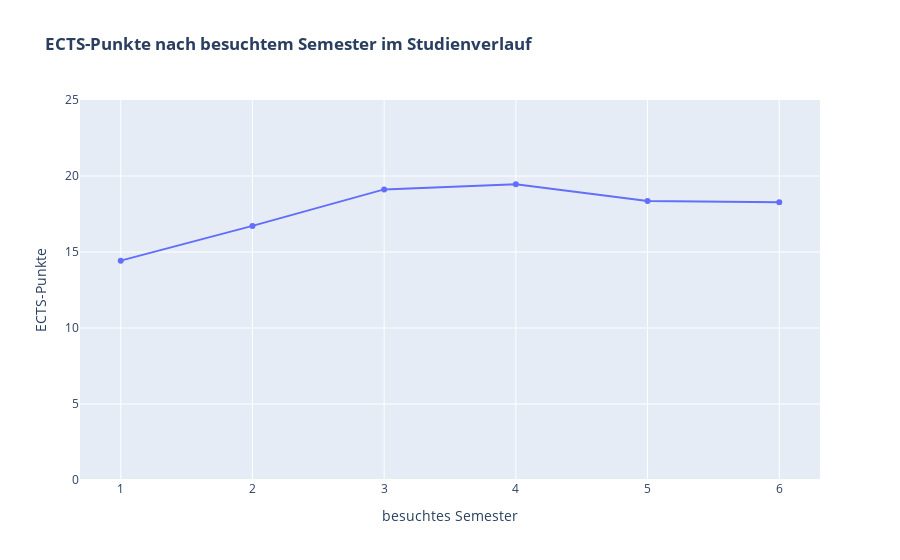

This figure's notebook cell:
### Code cell
max_semester = 6
chosen_measure = "mean"
name_of_study = "BA; PPP"

dff = df[df["besuchtesSemester"] <= max_semester]
dff = dff[dff["STUDBEZ_kompakt"] == name_of_study]

# plot
fig = px.line(dff, 
                x="besuchtesSemester", 
                y=chosen_measure, 
                #color="STUDBEZ_kompakt", 
                title="<b>ECTS-Punkte nach besuchtem Semester im Studienverlauf</b>", 
                labels=dict(besuchtesSemester="besuchtes Semester", 
                            mean = "ECTS-Punkte"),
                markers=True)
# remove decimals from x axis
fig.update_xaxes(dtick=1)
# add anotations and hide legend
fig.update_layout(showlegend=False, 
                yaxis_range=[0,25])

### Figure 1 — Plotly figure (JSON) as saved in the notebook; plotly's stock layout.template omitted (floating-point values rounded to 4 significant figures)
{"data": [{"hovertemplate": "besuchtes Semester=%{x}<br>ECTS-Punkte=%{y}<extra></extra>", "legendgroup": "", "line": {"color": "#636efa", "dash": "solid"}, "marker": {"symbol": "circle"}, "mode": "lines+markers", "name": "", "orientation": "v", "showlegend": false, "type": "scatter", "x": [1, 2, 3, 4, 5, 6], "xaxis": "x", "y": [14.43, 16.72, 19.12, 19.46, 18.35, 18.28], "yaxis": "y"}], "layout": {"legend": {"tracegroupgap": 0}, "showlegend": false, "title": {"text": "<b>ECTS-Punkte nach besuchtem Semester im Studienverlauf</b>"}, "xaxis": {"anchor": "y", "domain": [0, 1], "dtick": 1, "title": {"text": "besuchtes Semester"}}, "yaxis": {"anchor": "x", "domain": [0, 1], "range": [0, 25], "title": {"text": "ECTS-Punkte"}}}}
